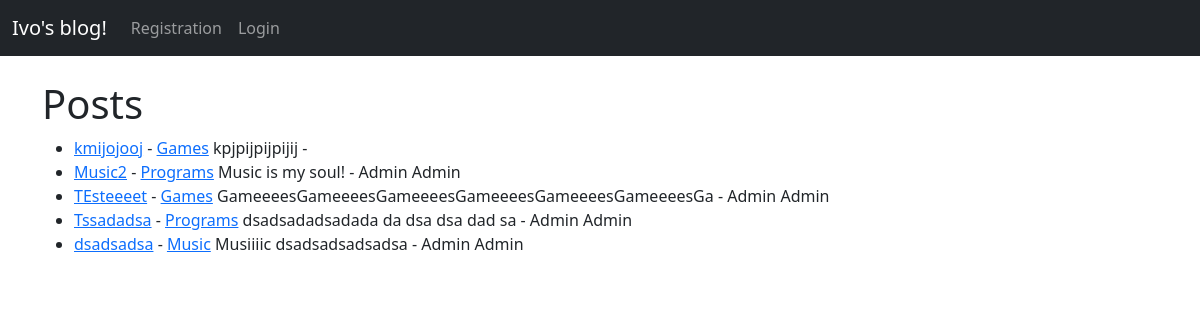
The app's page /, older data.
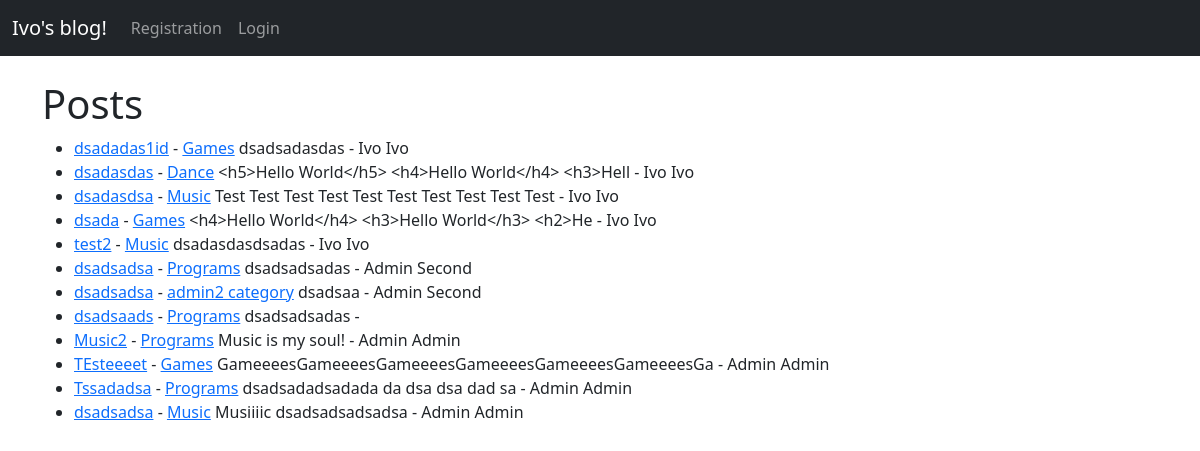
The same page, newer data.
### blog/models.py (models this page shows, shortened)
class Post(models.Model):
    title = models.CharField(max_length=255)
    author = models.ForeignKey(User, on_delete=models.CASCADE)
    body = models.TextField()
    category = models.ForeignKey(Category, on_delete=models.CASCADE, null=True)
    created_at = models.DateTimeField(auto_now_add=True)
    updated_at = models.DateTimeField(auto_now=True)

class Category(models.Model):
    name = models.CharField(max_length=255)
    created_at = models.DateTimeField(auto_now_add=True)
    updated_at = models.DateTimeField(auto_now=True)
    def __str__(self):
        return self.name

### blog/views.py (the view)
# urls.py: path('', Home.as_view(), name='home'),
class Home(ListView):
    model = Post
    template_name = 'home.html'
    ordering = ['-created_at']
    def get_context_data(self, *args, **kwargs):
        categories = Category.objects.all()
        context = super(Home, self).get_context_data(*args, **kwargs)
        context["categories"] = categories
        return context

### blog/templates/home.html (shortened to what this page needs)
{% extends 'base.html' %}
{% block content %}
<h1> Posts </h1>
<ul>
    {% for post in object_list %}
    <li><a href="{% url 'post_detail' post.pk %}">{{post.title}}</a> -
        <a href="{% url 'category' post.category.pk %}">{{post.category}}</a>
        {{post.body|slice:":50"}} - {{post.author.first_name}} {{post.author.last_name}}
        {% endfor %}
    </li>
</ul>
{% endblock %}

### blog/templates/base.html (shortened to what this page needs)
<!doctype html>
<html lang="en">
  <head>
    <link href="https://cdn.jsdelivr.net/npm/bootstrap@5.0.0/dist/css/bootstrap.min.css" rel="stylesheet" >
  </head>
  <body>
    <nav class="navbar navbar-expand-lg navbar-dark bg-dark">
        <div class="container-fluid">
          <a class="navbar-brand" href="{% url 'home' %}">Ivo's blog!</a>
          <div class="collapse navbar-collapse" id="navbarSupportedContent">
            <ul class="navbar-nav me-auto mb-2 mb-lg-0">
                {% if user.is_authenticated %}
                <li class="nav-item">
                    <a class="nav-link" href="{% url 'add_post' %}">Create Post</a>
                </li>
                <li class="nav-item">
                  <a class="nav-link" href="{% url 'import_post' %}">Import Post</a>
                </li>
                <li class="nav-item">
                    <a class="nav-link" aria-current="page" href="{% url 'add_category' %}">Add category</a>
                </li>
                <li class="nav-item dropdown">
                    <a class="nav-link dropdown-toggle" data-toggle="dropdown">
                      Categories
                    </a>
                    <ul class="dropdown-menu">
                    {%for item in categories %}
                      <a class="dropdown-item" href="{% url 'category' item.id %}">{{item.name}}</a>
                    {%endfor%}
                    </ul>
                </li>
                {% else %}
                <li class="nav-item">
                  <a class="nav-link" aria-current="page" href="{% url 'registration' %}">Registration</a>
                </li>
                <li class="nav-item">
                    <a class="nav-link" aria-current="page" href="{% url 'login' %}">Login</a>
                </li>
                {% endif %}
            </ul>
          </div>
        </div>
      </nav>
    <br/>
    <div class="container">
     {% block content %}
     {% endblock %}
    </div>
  </body>
</html>

Row changes from the older to the newer data that the page shows:
removed Post: title "kmijojooj", category "Games", body "kpjpijpijpijij"
added Post: title "dsadadas1id", category "Games", body "dsadsadasdas", author.first_name "Ivo", author.last_name "Ivo"
added Post: title "dsadasdas", category "Dance", body "<h5>Hello World</h5> <h4>Hello World</h4> <h3>Hell", author.first_name "Ivo", author.last_name "Ivo"
added Post: title "dsadasdsa", category "Music", body "Test Test Test Test Test Test Test Test Test Test", author.first_name "Ivo", author.last_name "Ivo"
added Post: title "dsada", category "Games", body "<h4>Hello World</h4> <h3>Hello World</h3> <h2>He", author.first_name "Ivo", author.last_name "Ivo"
added Post: title "test2", category "Music", body "dsadasdasdsadas", author.first_name "Ivo", author.last_name "Ivo"
added Post: title "dsadsadsa", category "Programs", body "dsadsadsadas", author.first_name "Admin", author.last_name "Second"
added Post: title "dsadsadsa", category "admin2 category", body "dsadsaa", author.first_name "Admin", author.last_name "Second"
added Post: title "dsadsaads", category "Programs", body "dsadsadsadas"
